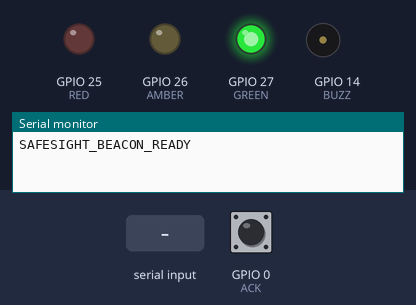
A sketch run on a simulated ESP32. Parts: output pins drawn as LEDs (lit = HIGH), buzzer (waves = sounding, pin HIGH), the last lines printed to the serial monitor. Dashed ring = blinking. Inputs (shaded band) come from the test bench; at power-on: GPIO 0 (ACK) HIGH.

Above: at 1.2 s.
1.3 s: "C" received over Serial
At 1.38 s:
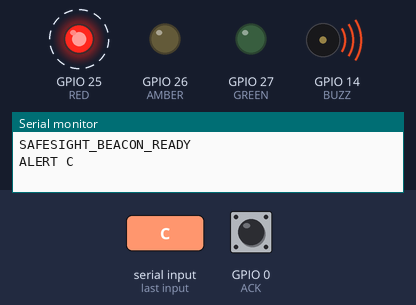
4.3 s: GPIO 0 (ACK) pulled LOW for 0.15 s
At 5.1 s:
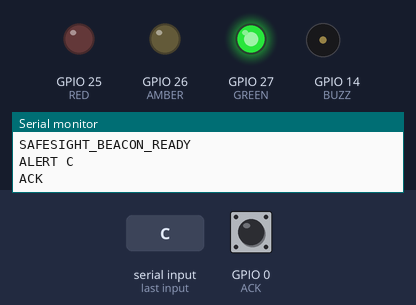
5.9 s: "H" received over Serial
At 7.5 s:
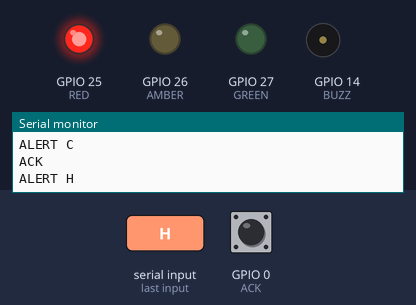
8.9 s: "W" received over Serial
At 9.15 s:
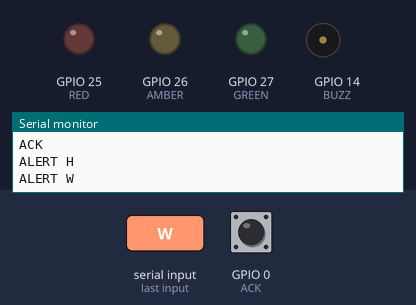
Timing chart, 0 to 12.9 s (numbered marks = the images above; inputs shaded):
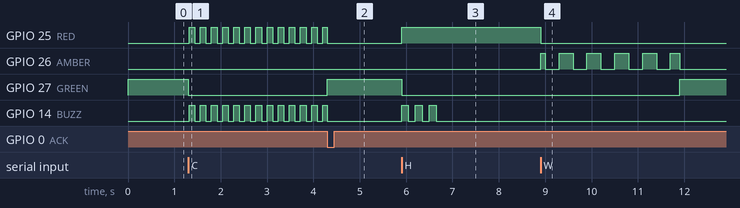

Measured:
- after the input at 1.3 s, GPIO 25 (RED), GPIO 14 (BUZZ): alternates HIGH for 0.12 s and LOW for 0.12 s, starting at once; GPIO 27 (GREEN): HIGH → LOW at once
- after the input at 4.3 s, GPIO 25 (RED), GPIO 14 (BUZZ): goes on until 4.3 s, then stays LOW; GPIO 27 (GREEN): LOW → HIGH at once
- after the input at 5.9 s, GPIO 25 (RED): LOW → HIGH at once; GPIO 27 (GREEN): HIGH → LOW at once; GPIO 14 (BUZZ): alternates HIGH for 0.15 s and LOW for 0.15 s, 6 changes in all, then stays LOW, starting at once
- after the input at 8.9 s, GPIO 25 (RED): HIGH → LOW at once; GPIO 26 (AMBER): goes HIGH 0.10 s, 4 × (LOW 0.30 s, HIGH 0.30 s), LOW 0.30 s, HIGH 0.20 s, then LOW, starting at once; GPIO 27 (GREEN): LOW → HIGH after 3.0 s

The sketch:

safesight_beacon.ino
```cpp
// SafeSight beacon: closes the loop from PipeGen vision to a physical siren.
// SafeSight writes one character per alert over USB serial (115200 baud):
//   C = critical (man down)  -> fast red strobe + buzzer until ACK button
//   H = high (fall)          -> red on + 3 beeps
//   W = warning (zone/crowd) -> amber blink for 3 s
//   I = info (recovered)     -> green
// Wiring (ESP32 DevKit): red LED GPIO 25, amber LED GPIO 26, green LED GPIO 27,
// active buzzer GPIO 14, ACK push button GPIO 0 (BOOT button) to GND.

const int RED = 25, AMBER = 26, GREEN = 27, BUZZ = 14, ACK = 0;
char state = 'I';
unsigned long since = 0;

void setAll(bool r, bool a, bool g) {
  digitalWrite(RED, r); digitalWrite(AMBER, a); digitalWrite(GREEN, g);
}

void setup() {
  Serial.begin(115200);
  pinMode(RED, OUTPUT); pinMode(AMBER, OUTPUT); pinMode(GREEN, OUTPUT);
  pinMode(BUZZ, OUTPUT); pinMode(ACK, INPUT_PULLUP);
  setAll(false, false, true);
  Serial.println("SAFESIGHT_BEACON_READY");
}

void loop() {
  while (Serial.available()) {
    char c = Serial.read();
    if (c == 'C' || c == 'H' || c == 'W' || c == 'I') {
      // never downgrade an unacknowledged critical alarm
      if (state == 'C' && c != 'C') continue;
      state = c; since = millis();
      Serial.printf("ALERT %c\n", c);
    }
  }
  unsigned long t = millis() - since;
  switch (state) {
    case 'C': {
      bool on = (millis() / 120) % 2;
      setAll(on, false, false); digitalWrite(BUZZ, on);
      if (digitalRead(ACK) == LOW) { state = 'I'; digitalWrite(BUZZ, LOW); Serial.println("ACK"); }
      break;
    }
    case 'H':
      setAll(true, false, false);
      digitalWrite(BUZZ, t < 900 && (t / 150) % 2 == 0);
      if (t > 10000) state = 'I';
      break;
    case 'W':
      setAll(false, (millis() / 300) % 2, false); digitalWrite(BUZZ, LOW);
      if (t > 3000) state = 'I';
      break;
    default:
      setAll(false, false, true); digitalWrite(BUZZ, LOW);
  }
}
```
